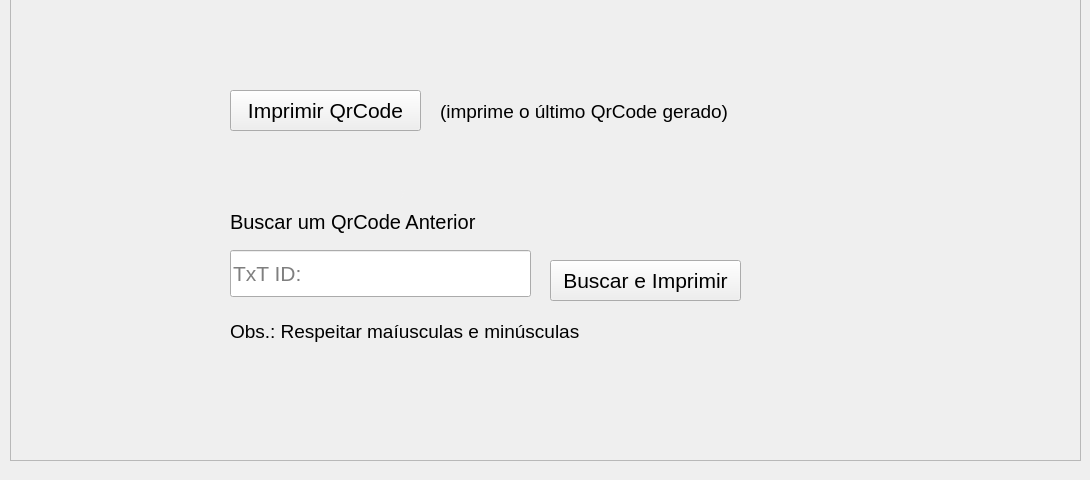
          <widget class="QWidget" name="page_imprimir">
           <widget class="QFrame" name="frame_10">
            <property name="geometry">
             <rect>
              <x>10</x>
              <y>-10</y>
              <width>1071</width>
              <height>471</height>
             </rect>
            </property>
            <property name="styleSheet">
             <string notr="true"/>
            </property>
            <property name="frameShape">
             <enum>QFrame::StyledPanel</enum>
            </property>
            <property name="frameShadow">
             <enum>QFrame::Raised</enum>
            </property>
            <widget class="QPushButton" name="btn_buscar_imprimir">
             <property name="geometry">
              <rect>
               <x>540</x>
               <y>270</y>
               <width>191</width>
               <height>41</height>
              </rect>
             </property>
             <property name="font">
              <font>
               <pointsize>16</pointsize>
              </font>
             </property>
             <property name="styleSheet">
              <string notr="true"/>
             </property>
             <property name="text">
              <string>Buscar e Imprimir</string>
             </property>
            </widget>
            <widget class="QLabel" name="txt_buscar">
             <property name="geometry">
              <rect>
               <x>210</x>
               <y>210</y>
               <width>261</width>
               <height>43</height>
              </rect>
             </property>
             <property name="font">
              <font>
               <family>MS Shell Dlg 2</family>
               <pointsize>15</pointsize>
               <weight>50</weight>
               <italic>false</italic>
               <bold>false</bold>
              </font>
             </property>
             <property name="styleSheet">
              <string notr="true">padding: 5px;
background:transparent;</string>
             </property>
             <property name="text">
              <string>Buscar um QrCode Anterior</string>
             </property>
            </widget>
            <widget class="QLabel" name="txt_obs">
             <property name="geometry">
              <rect>
               <x>210</x>
               <y>320</y>
               <width>391</width>
               <height>43</height>
              </rect>
             </property>
             <property name="font">
              <font>
               <family>MS Shell Dlg 2</family>
               <pointsize>14</pointsize>
               <weight>50</weight>
               <italic>false</italic>
               <bold>false</bold>
              </font>
             </property>
             <property name="styleSheet">
              <string notr="true">padding: 5px;
font: 14pt &quot;MS Shell Dlg 2&quot;;
background:transparent;</string>
             </property>
             <property name="text">
              <string>Obs.: Respeitar maíusculas e minúsculas</string>
             </property>
            </widget>
            <widget class="QLineEdit" name="campo_txt_id_imprimir_pix">
             <property name="geometry">
              <rect>
               <x>220</x>
               <y>260</y>
               <width>301</width>
               <height>47</height>
              </rect>
             </property>
             <property name="font">
              <font>
               <family>MS Shell Dlg 2</family>
               <pointsize>16</pointsize>
               <weight>50</weight>
               <italic>false</italic>
               <bold>false</bold>
              </font>
             </property>
             <property name="styleSheet">
              <string notr="true"/>
             </property>
             <property name="maxLength">
              <number>45</number>
             </property>
             <property name="placeholderText">
              <string>TxT ID: </string>
             </property>
             <property name="clearButtonEnabled">
              <bool>true</bool>
             </property>
            </widget>
            <widget class="QPushButton" name="btn_imprimir">
             <property name="geometry">
              <rect>
               <x>220</x>
               <y>100</y>
               <width>191</width>
               <height>41</height>
              </rect>
             </property>
             <property name="font">
              <font>
               <pointsize>16</pointsize>
              </font>
             </property>
             <property name="styleSheet">
              <string notr="true"/>
             </property>
             <property name="text">
              <string>Imprimir QrCode</string>
             </property>
            </widget>
            <widget class="QLabel" name="txt_obs_2">
             <property name="geometry">
              <rect>
               <x>420</x>
               <y>100</y>
               <width>391</width>
               <height>43</height>
              </rect>
             </property>
             <property name="font">
              <font>
               <family>MS Shell Dlg 2</family>
               <pointsize>14</pointsize>
               <weight>50</weight>
               <italic>false</italic>
               <bold>false</bold>
              </font>
             </property>
             <property name="styleSheet">
              <string notr="true">padding: 5px;
font: 14pt &quot;MS Shell Dlg 2&quot;;
background:transparent;</string>
             </property>
             <property name="text">
              <string>(imprime o último QrCode gerado)</string>
             </property>
            </widget>
            <widget class="QLabel" name="forma_5">
             <property name="geometry">
              <rect>
               <x>-70</x>
               <y>0</y>
               <width>611</width>
               <height>471</height>
              </rect>
             </property>
             <property name="styleSheet">
              <string notr="true">font: 700pt &quot;Wingdings 3&quot;;
color: rgba(248, 248, 248, 10);
background: transparent;
</string>
             </property>
             <property name="text">
              <string>z</string>
             </property>
            </widget>
            <widget class="QLabel" name="forma_6">
             <property name="geometry">
              <rect>
               <x>10</x>
               <y>10</y>
               <width>971</width>
               <height>541</height>
              </rect>
             </property>
             <property name="styleSheet">
              <string notr="true">font: 57 300pt &quot;Marlett&quot;;
color: rgba(248, 248, 248, 3);
background:transparent;</string>
             </property>
             <property name="text">
              <string>y</string>
             </property>
            </widget>
            <widget class="QLabel" name="forma_7">
             <property name="geometry">
              <rect>
               <x>390</x>
               <y>-70</y>
               <width>671</width>
               <height>541</height>
              </rect>
             </property>
             <property name="styleSheet">
              <string notr="true">font: 600pt &quot;Wingdings 3&quot;;
color: rgba(248, 248, 248, 10);
background: transparent;
</string>
             </property>
             <property name="text">
              <string>y</string>
             </property>
            </widget>
            <widget class="QLabel" name="forma_8">
             <property name="geometry">
              <rect>
               <x>400</x>
               <y>-160</y>
               <width>501</width>
               <height>411</height>
              </rect>
             </property>
             <property name="styleSheet">
              <string notr="true">font: 57 500pt &quot;Marlett&quot;;
color: rgba(248, 248, 248, 3);
background: transparent;</string>
             </property>
             <property name="text">
              <string>a</string>
             </property>
            </widget>
            <zorder>forma_7</zorder>
            <zorder>forma_8</zorder>
            <zorder>forma_5</zorder>
            <zorder>forma_6</zorder>
            <zorder>txt_buscar</zorder>
            <zorder>btn_buscar_imprimir</zorder>
            <zorder>campo_txt_id_imprimir_pix</zorder>
            <zorder>txt_obs</zorder>
            <zorder>txt_obs_2</zorder>
            <zorder>btn_imprimir</zorder>
           </widget>
          </widget>
